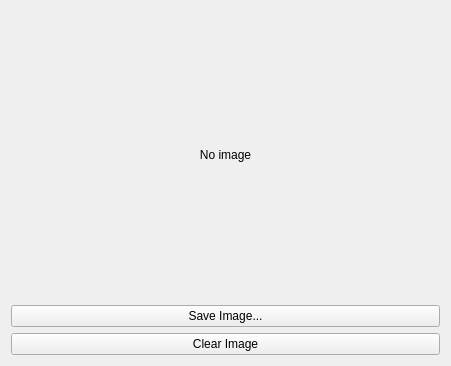
<?xml version="1.0" encoding="UTF-8"?>
<ui version="4.0">
 <class>ImagePanel</class>
 <widget class="QWidget" name="ImagePanel">
  <property name="geometry">
   <rect>
    <x>0</x>
    <y>0</y>
    <width>451</width>
    <height>366</height>
   </rect>
  </property>
  <property name="windowTitle">
   <string>Form</string>
  </property>
  <layout class="QGridLayout" name="gridLayout">
   <item row="2" column="0">
    <widget class="QPushButton" name="clear_btn">
     <property name="text">
      <string>Clear Image</string>
     </property>
    </widget>
   </item>
   <item row="0" column="0">
    <widget class="QLabel" name="image_label">
     <property name="sizePolicy">
      <sizepolicy hsizetype="Minimum" vsizetype="Minimum">
       <horstretch>0</horstretch>
       <verstretch>1</verstretch>
      </sizepolicy>
     </property>
     <property name="minimumSize">
      <size>
       <width>320</width>
       <height>0</height>
      </size>
     </property>
     <property name="text">
      <string>No image</string>
     </property>
     <property name="alignment">
      <set>Qt::AlignCenter</set>
     </property>
    </widget>
   </item>
   <item row="1" column="0">
    <widget class="QPushButton" name="save_btn">
     <property name="text">
      <string>Save Image...</string>
     </property>
    </widget>
   </item>
  </layout>
 </widget>
 <tabstops>
  <tabstop>save_btn</tabstop>
  <tabstop>clear_btn</tabstop>
 </tabstops>
 <resources/>
 <connections/>
</ui>
